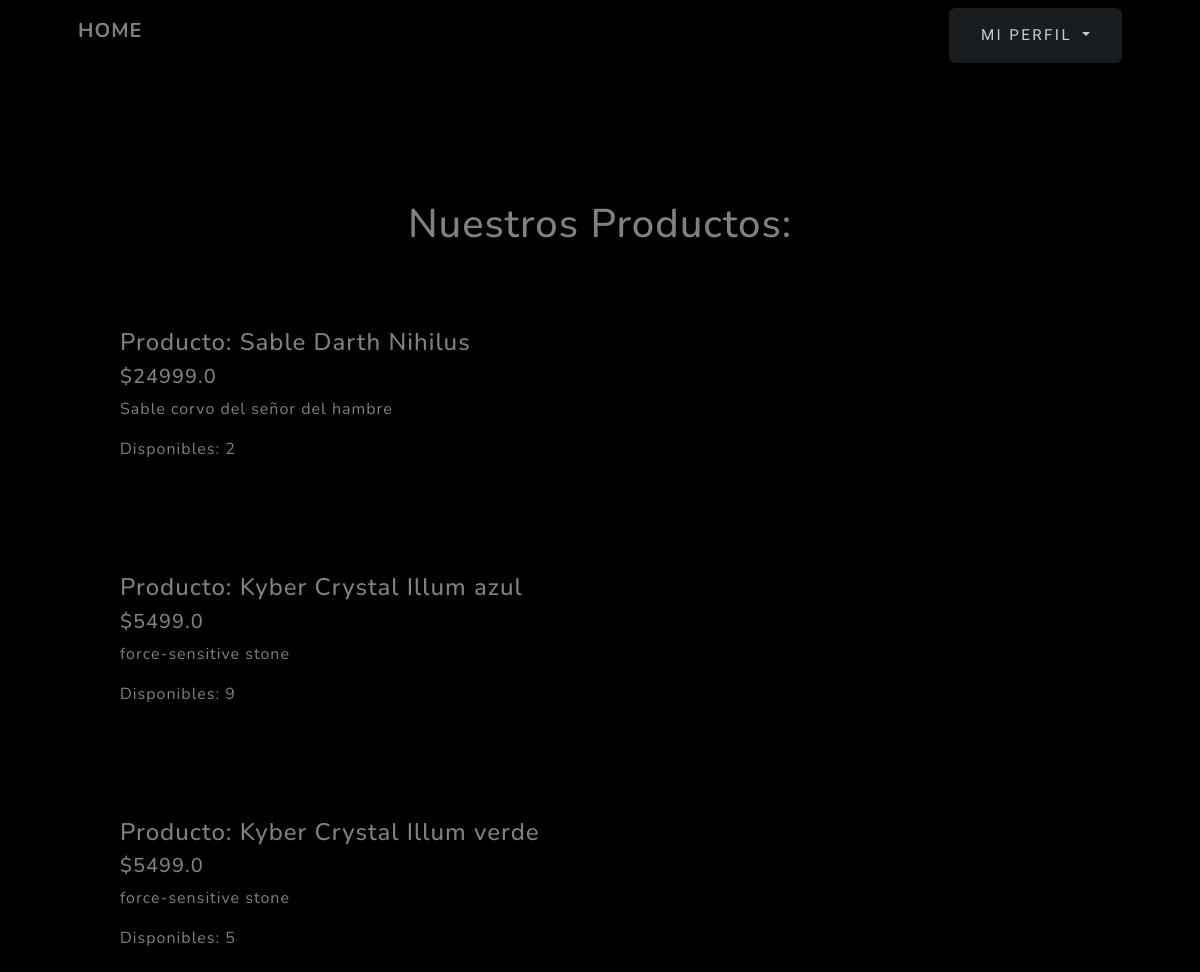
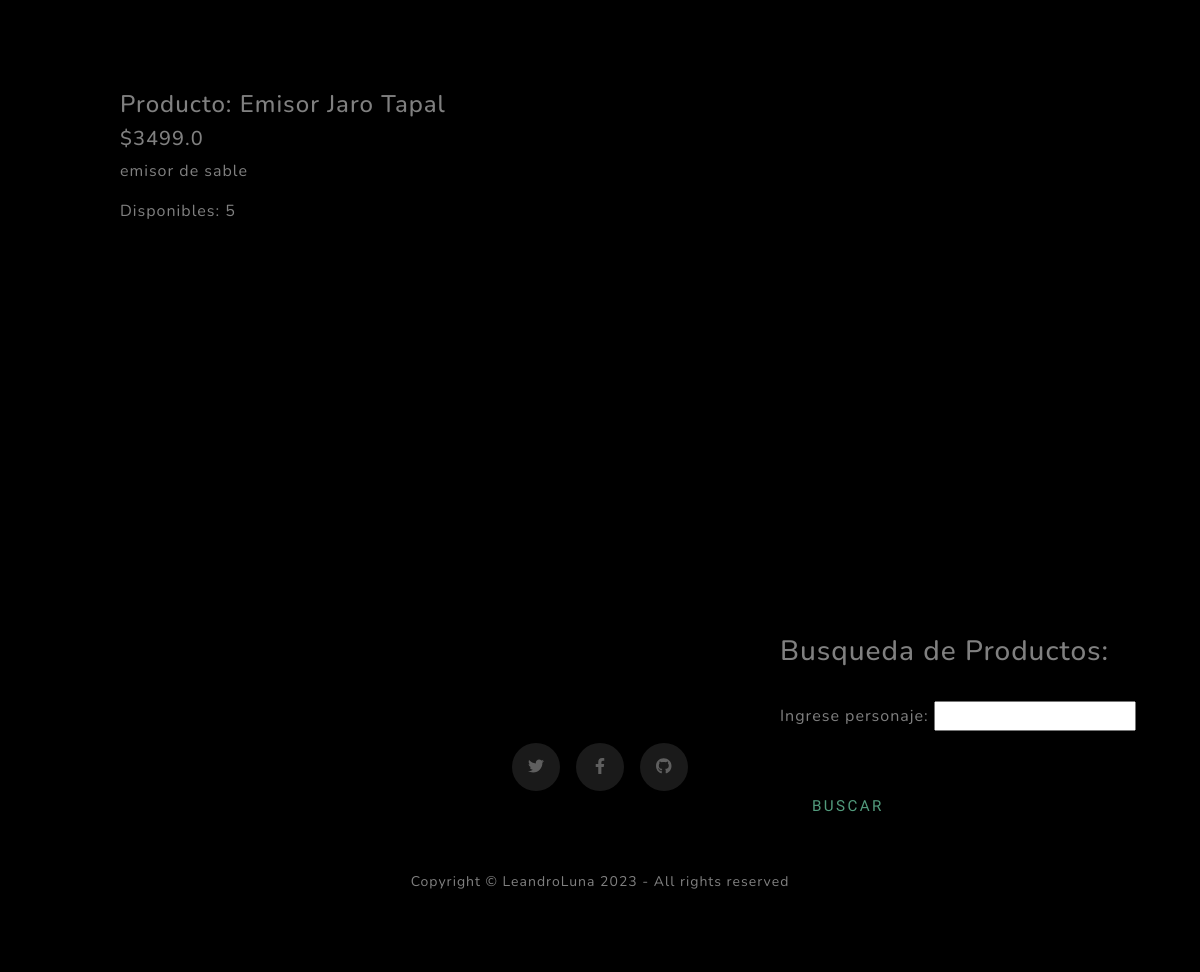
The app's page /stock/nuestros_productos/ with its own data (2 pictures, top to bottom).
### stock/models.py (models this page shows, shortened)
class Producto(models.Model):
    nombre = models.CharField(max_length=50)
    stock = models.IntegerField(default=0)
    precio = models.FloatField(default=0)
    descripcion = models.TextField()

class Sable(Producto):
    medida = models.CharField(max_length=10)
    color_sable = models.CharField(max_length=50)
    color_luz = models.CharField(max_length=50)

class Producto(models.Model):
    nombre = models.CharField(max_length=50)
    stock = models.IntegerField(default=0)
    precio = models.FloatField(default=0)
    descripcion = models.TextField()

class Crystal(Producto):
    tipo= models.CharField(max_length=15)
    color = models.CharField(max_length=15)
    origen = models.CharField(max_length=20)

class Componente(Producto):
    tipo = models.CharField(max_length=15)  # empuñadura / emisor / etc
    material = models.CharField(max_length=50)  # aleacion / galvanizado / mate / etc

### stock/views.py (the view)
# urls.py: path('nuestros_productos/',mostrar_productos, name='nuestros_productos'),
def mostrar_productos(request):
    lista_productos  = Sable.objects.all() # esto trae un diccionario
    lista_productos2  = Crystal.objects.all()
    lista_productos3  = Componente.objects.all()
    return render(request, 'nuestros_productos.html', {'lista':[lista_productos,lista_productos2,lista_productos3]})

### templates/nuestros_productos.html (shortened to what this page needs)
{% extends './base-forms.html' %}
{% load static %}
{% block MainContent %}
<div class="text-center">
    <h1>Nuestros Productos:</h1>
    <br>
</div>
<br><br>
{% if productos.count == 0 %}
<h4>Lo sentimos... Aún no hay productos disponibles en stock.</h4>
{% else %}
<div id="productos-muestra-container">
    {% for i in lista %}
        {% for producto in i %}
        <div>
            <h4> Producto: {{producto.tipo}} {{producto.nombre}} {{producto.color}}</h4>
            <h5> ${{producto.precio}} </h5>
            <p> {{producto.descripcion}} </p>
            <p> Disponibles: {{producto.stock}} </p>
            <br><br><br><br>
        </div>
        {% endfor %}
    {% endfor %}
    <br><br>
    <aside id="busqueda-container">
        <h3> Busqueda de Productos: </h3>
        <br>
        <form action="/stock/buscar_producto/" method="GET" id="buscar_producto">
            <p>Ingrese personaje: <input type="text" name="nombre"></p>
            <br>
            <input type="submit" value="Buscar" class="btn btn-sm btn-outline-success">
            <br>
        </form>
    </aside>
</div>
{% endif %}
{% endblock MainContent %}

### templates/nuestros_productos.html (style rules this page uses)
#busqueda-container { width: 35vw; height: 30vh; position: fixed; bottom: 5%; right: 0; background-color: auto; padding: 0; }

### records on screen
Sable: nombre "Sable Darth Nihilus", precio "24999.0", descripcion "Sable corvo del señor del hambre", stock "2"
Crystal: tipo "Kyber Crystal", nombre "Illum", color "azul", precio "5499.0", descripcion "force-sensitive stone", stock "9"
Crystal: tipo "Kyber Crystal", nombre "Illum", color "verde", precio "5499.0", descripcion "force-sensitive stone", stock "5"
Componente: tipo "Emisor", nombre "Jaro Tapal", precio "3499.0", descripcion "emisor de sable", stock "5"
